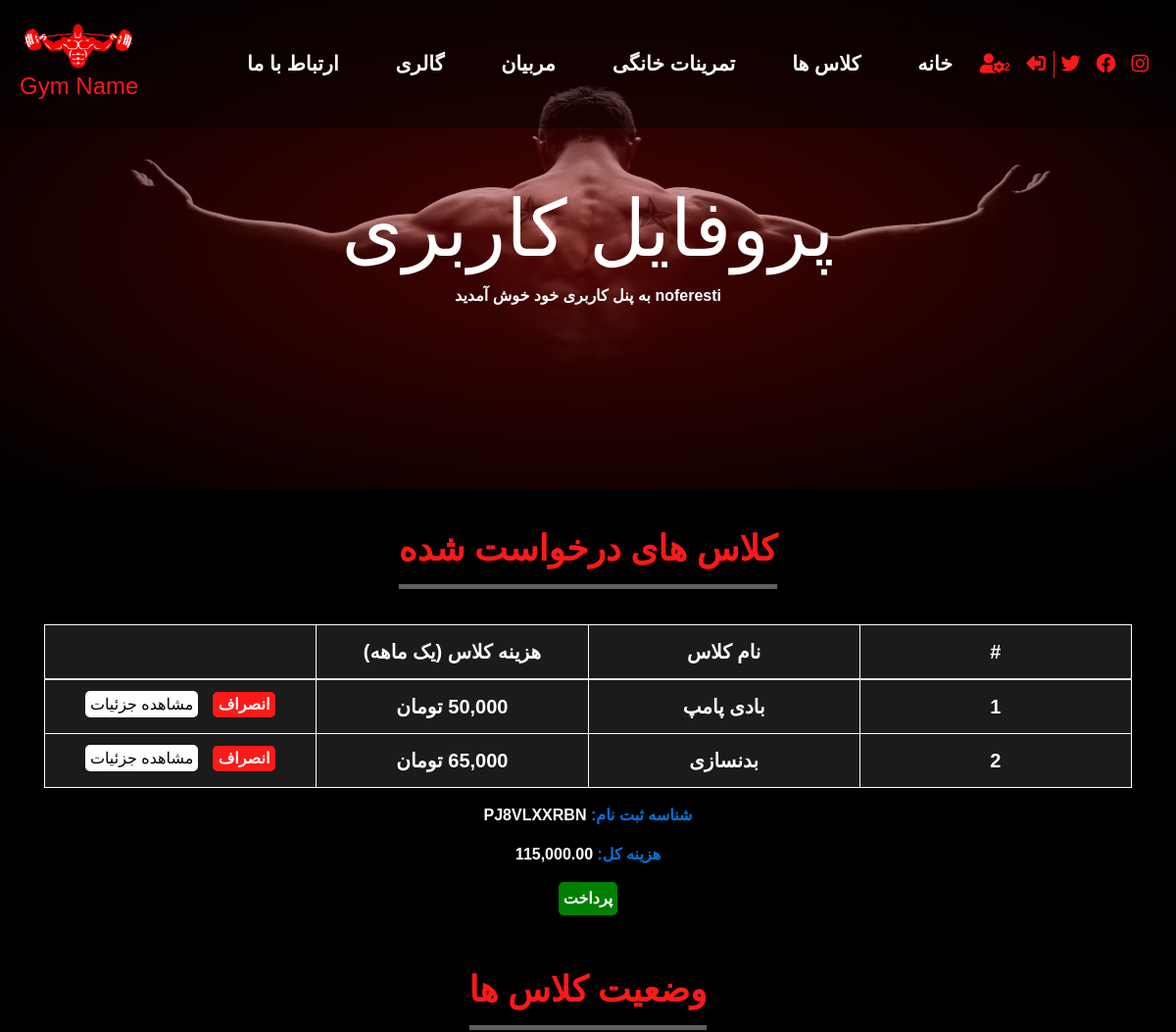
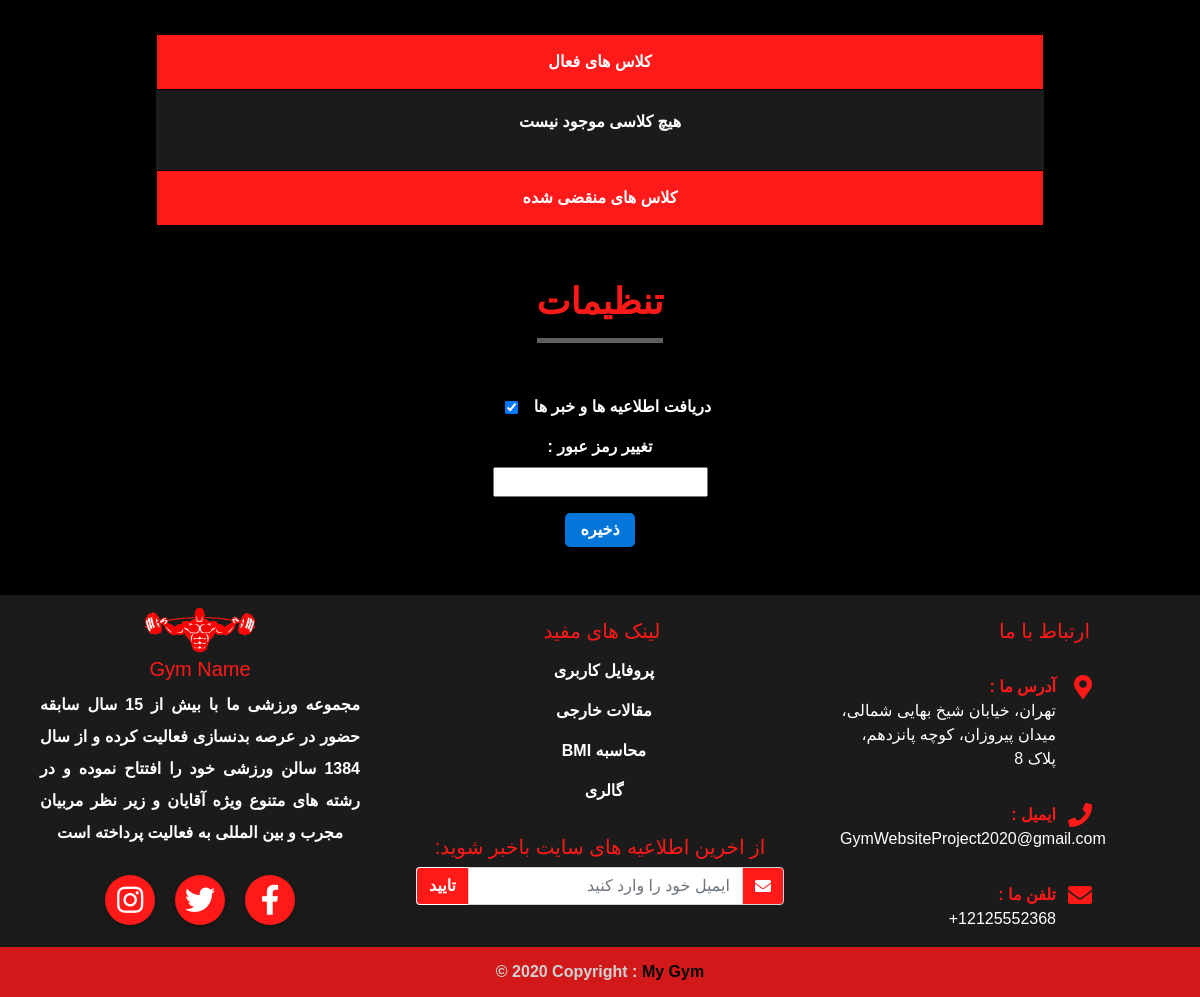
The app's page /accounts/profile (signed in) with its own data (2 pictures, top to bottom).
### pages/models.py (models this page shows, shortened)
class Banner(models.Model):
    class Pages(models.TextChoices):
            page_1 = 'presence_class', "کلاس های حضوری"
            page_2 = 'online_private_class', "کلاس های انلاین خصوصی"
            page_3 = 'online_public_class', "کلاس های انلاین عمومی"
            page_4  = 'beginner_workouts', "تمرینات سطح مبتدی"
            page_5 = 'intermediate_workouts', "تمرینات سطح متوسط"
            page_6 = 'advanced_workouts', "تمرینات سطح پیشرفته"
            page_7 = 'our_team', "تیم ما"
            page_8 = 'gallery', "گالری"
            page_9 = 'contact_us', "ارتباط با ما"
            page_10 = 'profile', "پروفایل کاربری"
            page_11 = 'online_private_class_details', "جزئیات کلاس انلاین خصوصی"
            page_12 = 'online_public_class_details',"جزئیات کلاس انلاین عمومی"
            page_13 = 'presence_class_details',"جزئیات کلاس حضوری"
    image = models.ImageField(upload_to='banners/pages_banners/%Y/%m/%d')
    title = models.CharField(max_length=100)
    page = models.CharField(max_length=100,choices=Pages.choices,unique=True)
    class Meta:
        verbose_name_plural = "بنر ها"

### classes/models.py (models this page shows, shortened)
class Class(models.Model):
    class Time(models.TextChoices):
            time_1 = '10:00-14:00', "10:00-14:00"
            time_2 = '14:00-16:00', "14:00-16:00"
            time_3 = '16:00-18:00', "16:00-18:00"
            time_4  = '18:00-20:00', "18:00-20:00"
            time_5 = '20:00-22:00', "20:00-22:00"
            closed = 'تعطیل', "تعطیل"
    coach = models.ForeignKey(Coach, on_delete=models.DO_NOTHING)
    title = models.CharField(max_length=200)
    workout_type = models.CharField(max_length=200,blank=True)
    image = models.ImageField(upload_to='classes/presence_classes/%Y/%m/%d')
    description = models.TextField(blank=True)
    price = models.DecimalField(max_digits=10, decimal_places=0)
    is_published = models.BooleanField(default=True)
    sunday = models.CharField(max_length=100,choices=Time.choices, default=Time.closed,verbose_name="یکشنبه")
    monday = models.CharField(max_length=100,choices=Time.choices, default=Time.closed,verbose_name="دوشنبه")
    tuesday = models.CharField(max_length=100,choices=Time.choices, default=Time.closed,verbose_name="سه شنبه")
    wednesday = models.CharField(max_length=100,choices=Time.choices, default=Time.closed,verbose_name="چهارشنبه")
    thursday = models.CharField(max_length=100,choices=Time.choices, default=Time.closed,verbose_name="پنجشنبه")
    friday = models.CharField(max_length=100,choices=Time.choices, default=Time.closed,verbose_name="جمعه")
    saturday = models.CharField(max_length=100,choices=Time.choices, default=Time.closed,verbose_name="شنبه")
    class Meta:
        verbose_name_plural = "کلاس های حضوری"

### registers/models.py (models this page shows, shortened)
class Register(models.Model):
        class Status(models.TextChoices):
            created = 'ایجاد شده', "ایجاد شده"
            paid = 'پرداخت شده', "پرداخت شده"
        user = models.ForeignKey(User, null= True,blank=True, on_delete=models.SET_NULL)
        register_id = models.CharField(max_length=120, blank=True)
        cart = models.ForeignKey(Cart, on_delete=models.SET_NULL,null =True)
        status = models.CharField(max_length=120, default='ایجاد شده', choices=Status.choices)
        total = models.DecimalField(default=0.00, max_digits=100, decimal_places=2)
        register_date = models.DateField(blank=True, null=True)
        expiration_date = models.DateField(blank=True, null=True)
        is_expired = models.BooleanField(default=False)
        objects = RegisterManger()
        class Meta:
            verbose_name_plural = "ثبت نام ها"

### cart/models.py (models this page shows, shortened)
class Cart(models.Model):
    user = models.ForeignKey(User, null=True, blank=True, on_delete=models.SET_NULL)
    selected_class = models.ManyToManyField(Class, blank=True)
    online_selected_class = models.ManyToManyField(PrivateOnlineClass, blank=True)
    total = models.DecimalField(default=0.00, max_digits=100, decimal_places=2)
    timestamp = models.DateTimeField(auto_now_add=True)
    updated = models.DateTimeField(auto_now=True)
    terminated = models.BooleanField(default=False)
    objects = CartManager()
    class Meta:
        verbose_name_plural = "کلاس های درخواست شده برای ثبت نام"

### contact_us/models.py (models this page shows, shortened)
class Contact_Info(models.Model):
    address = models.TextField()
    phone = PhoneNumberField(null=False, blank=False)
    email = models.EmailField()
    instagram_link = models.URLField(blank=True)
    facebook_link = models.URLField(blank=True)
    twitter_link = models.URLField(blank=True)
    bio = models.TextField()
    class Meta:
        verbose_name_plural = "اطلاعات سایت"

### accounts/views.py (the view, shortened to what this page needs)
# urls.py: path('profile', views.profile, name='profile'),
@login_required
def profile(request):
    banner = Banner.objects.filter(page="profile").first()
    user = request.user
    cart_obj, cart_created = Cart.objects.new_or_get(user)
    register_obj, register_obj_created = Register.objects.new_or_get(user,cart_obj)
    subscribe_obj , created = Marketing.objects.get_or_create(user=user)
    active_registers , expired_registers = Register.objects.get_user_registers(user)
    active_cart_registered=[]
    active_cart_info = []
    active_cart_show = []
    register_id_show = []
    for i in range(len(active_registers)):
        reg_user = active_registers[i]
        active_cart_registered.extend(Cart.objects.registered_carts(reg_user.cart))
    final_active_list = zip(register_id_show, active_cart_show)
    """=========================================================================="""
    expired_cart_registered=[]
    expired_cart_info = []
    expired_cart_show = []
    register_id_show = []
    for i in range(len(expired_registers)):
        reg_user = expired_registers[i]
        expired_cart_registered.extend(Cart.objects.registered_carts(reg_user.cart))
    for user,reg_class in zip(expired_registers,expired_cart_registered):
        register_id_show.append(user.register_id)
        if user.cart == reg_class:
            expired_cart_info = []
            string_expired_cart_info = ""
            for i in reg_class.selected_class.all():
                expired_cart_info.append(i.title)
                string_expired_cart_info = str(expired_cart_info)
                translation_table = dict.fromkeys(map(ord, '][\''), None)
                string_expired_cart_info = string_expired_cart_info.translate(translation_table)
            online_expired_cart_info = []
            online_string_expired_cart_info = ""
            for i in reg_class.online_selected_class.all():
                online_expired_cart_info.append(i.title)
                online_string_expired_cart_info = str(online_expired_cart_info)
                translation_table = dict.fromkeys(map(ord, '][\''), None)
                online_string_expired_cart_info = online_string_expired_cart_info.translate(translation_table)
            final_items = online_string_expired_cart_info + " ، " + string_expired_cart_info
            expired_cart_show.append(final_items)
    final_expired_list = zip(register_id_show, expired_cart_show)
    if 'checkout' in request.POST:
        is_done = register_obj.check_done()
        if is_done:
            register_obj.mark_paid()
            return redirect("success")
    msg_obj = Message.objects.filter(user=request.user)
    index = len(cart_obj.selected_class.all())
    context = {
        'banner' : banner,
        'index' : index,
        'cart': cart_obj,
        'object':register_obj,
        'active_cart_show' : active_cart_show,
        'expired_cart_show' : expired_cart_show,
        'checked' : subscribe_obj.subscribed,
        'email_messages' : msg_obj,
        'final_expired_list' : final_expired_list,
        'final_active_list' : final_active_list,
    }
    return render(request, 'accounts/profile.html',context)

### cart/models.py (called while the page is built)
    def registered_carts(self,cart):
        qs = self.get_queryset().filter(id=cart.id)
        if qs.exists():
          cart_obj = qs.all()
          return cart_obj

    def new_or_get(self, user):
        qs = self.get_queryset().filter(user=user, terminated=False)
        if qs.exists():
            new_obj = False
            cart_obj = qs.first()
        else:
            cart_obj = self.model.objects.create(user=user)
            new_obj = True
        return cart_obj, new_obj

### pages/context_processors.py (called while the page is built, shortened)
def info(request):
    info = Contact_Info.objects.all()
    context = {
        'info' : info.first(),
    }
    all_users = User.objects.all()
    for user in all_users:
        active_registers , expired_registers = Register.objects.get_user_registers(user)
        for i in expired_registers:
            i.is_expired=True
            i.save()
    if request.user.is_authenticated:
        cart_obj, new_obj = Cart.objects.new_or_get(request.user)
        cart_count = cart_obj.selected_class.count() + cart_obj.online_selected_class.count()
        context.update({'cart_count' : cart_count})
    return(context)

### registers/models.py (called while the page is built)
def add_dates(sender, instance, *args, **kwrags):
    if instance.status == 'پرداخت شده':
        if instance.register_date is None and instance.expiration_date is None:
            instance.register_date = date.today()
            instance.expiration_date = date.today() + timedelta(days=1)

def pre_save_create_register_id(sender, instance, *args, **kwrags):
    if not instance.register_id:
        instance.register_id = unique_register_id_generator(instance)

def post_save_register(sender, instance, created, *args, **kwrags):
    if created:
        instance.update_total()

def change_cart_status(sender, instance, *args, **kwargs):
    if instance.status == "پرداخت شده":
        qs = Cart.objects.filter(id=instance.cart.id)
        qs.update(terminated=True)

    def new_or_get(self, user, cart_obj):
        created =False
        qs = self.get_queryset().filter(user=user, cart=cart_obj, status="ایجاد شده")
        if qs.count() == 1:
            obj = qs.first()
        else:
            obj = self.model.objects.create(user=user,cart=cart_obj)
            created = True
        return obj, created

### templates/accounts/profile.html (shortened to what this page needs)
{% extends 'base.html' %}
{% block content %}
{% load humanize %}
<section>
  <div class="banner" style="background-image: url('{{ banner.image.url }}');">
    <h1 data-aos="fade-up" data-aos-duration="800">{{banner.title}} </h1>
    <span style="z-index: 2;"  data-aos="zoom-in" data-aos-duration="800" data-aos-delay="300">به پنل کاربری خود خوش آمدید {{user.username}}</span>
  </div>
</section>
<section class="container">
  {% if not cart.selected_class.all and not cart.online_selected_class.all %}
  {% else %}
  <span class="simple-title">کلاس های درخواست شده</span>
  <table class="table registers-table">
    <thead>
      <tr>
        <th>#</th>
        <th>نام کلاس</th>
        <th>هزینه کلاس (یک ماهه)</th>
        <th></th>
      </tr>
    </thead>
    <tbody class="registers-body">
      {% for class in cart.selected_class.all %}
      <tr class="registered-class">
        <td>{{ forloop.counter }}</td>
        <td>{{ class.title }}</td>
        <td>{{ class.price | intcomma:False }} تومان</td>
        <td>
          <div class="buttons">
            {% include 'cart-remove-profile.html' with class_id=class.id id="class_id" %}
            <a class="detail" href="{% url 'class_details' class.id %}">مشاهده جزئیات</a>
          </div>
        </td>
      </tr>
      {% endfor %}
    </tbody>
  </table>
  <form action="" method="POST">
    <p>{{ object.register_id }}<span class="payment-info"> :شناسه ثبت نام</span></p>
    <p class="total"><span class="payment-info"> هزینه کل: </span>{{ cart.total| intcomma:False }} </p>
    <input class="payment" type="submit" name="checkout" value="پرداخت">
  </form>
  {% endif %}
</section>
<section class="container my-5">
  <span class="simple-title">وضعیت کلاس ها</span>
  <div id="accordion">
    <div class="card">
      <button class="collapse-button class-info" data-toggle="collapse" data-target="#collapseOne" aria-expanded="true"
        aria-controls="collapseOne" id="headingOne">
        کلاس های فعال
      </button>
      <div id="collapseOne" class="collapse show" aria-labelledby="headingOne" data-parent="#accordion">
        <div class="card-body">
          {% if not active_cart_show %}
          <p> هیچ کلاسی موجود نیست </p>
          {% endif %}
        </div>
      </div>
    </div>
    <div class="card">
      <button class="collapse-button  collapsed class-info" data-toggle="collapse" data-target="#collapseTwo"
        aria-expanded="false" aria-controls="collapseTwo" id="headingTwo">
        کلاس های منقضی شده
      </button>
    </div>
  </div>
</section>
<section class="container">
  <span class="simple-title">تنظیمات</span>
  <form action="{% url 'profile' %}" method="POST" class="settings">
    <div class="subscribe">
      <p class="ml-3 pt-3">دریافت اطلاعیه ها و خبر ها</p>
      {% if checked %}
      <input type="checkbox" name="subscribe_checkbox" class="ml-3" checked>
      {% else %}
      <input type="checkbox" name="subscribe_checkbox" class="ml-3">
      {% endif %}
    </div>
    <label for="password">: تغییر رمز عبور</label>
    <input type="password" name="change_password" id="password">
    <input type="submit" name="submit_changes" value="ذخیره" class="save my-3">
  </form>
</section>
{% endblock %}

### templates/cart-remove-profile.html (shortened to what this page needs)
<form method="POST" action={% url 'update' %} data-endpoint="{% url 'update' %}" class="class_form">
        <input class="cancel" type="submit" value="انصراف"/>
</form>

### templates/partials/footer.html (shortened to what this page needs)
{% load static %}
<footer>
  <div class="row no-gutters">
    <div class="col-lg-4">
      <div>
        <img src="{% static 'images/logo.png' %}" alt="" style="width: 30%;" />
        <h5>Gym Name</h5>
        <div class="mx-auto about-us">
          <p>{{ info.bio }}</p>
        </div>
      </div>
      <div class="footer-icon">
        <a href="{{ info.instagram_link }}" class="instagram"><i class="fab fa-instagram"></i></a>
        <a href="{{ info.twitter_link }}" class="twitter"><i class="fab fa-twitter"></i></a>
        <a href="{{ info.facebook_link }}" class="facebook"><i class="fab fa-facebook-f"></i></a>
      </div>
    </div>
    <div class="col-lg-4 mt-4">
      <div class="useful-links">
        <h5>لینک های مفید</h5>
        <ul>
          {% if user.is_authenticated %}
          <li><a href="{% url 'profile' %}">پروفایل کاربری</a></li>
          {% else %}
          <li><a href="{% url 'login' %}">ورود به سایت</a></li>
          {% endif %}
          <li><a href="https://www.menshealth.com/">مقالات خارجی</a></li>
          <li><a href="https://www.calculator.net/bmi-calculator.html">BMI محاسبه </a></li>
          <li><a href="{% url 'gallery' %}">گالری</a></li>
        </ul>
      </div>
      <div class="newsletters p-3">
        <div class="mb-2 text-white">
          <h5>:از اخرین اطلاعیه های سایت باخبر شوید</h5>
        </div>
        <form method="POST">
          <div class="input-group">
            <button type="submit" class="btn shadow-none" name="submit_footer_subscribe">تایید</button>
            <input type="email" class="form-control text-right shadow-none" name="eamil_subscribe"
              placeholder="ایمیل خود را وارد کنید" />
            <div class="input-group-append">
              <span class="input-group-text"><i class="fa fa-envelope"></i></span>
            </div>
          </div>
        </form>
      </div>
    </div>
    <div class="col-lg-4 contact-us mt-4">
      <h5>ارتباط با ما</h5>
      <ul class="footer-info">
        <li>
          <i class="fas fa-map-marker-alt"></i>
          <span>: آدرس ما</span>
          {{ info.address }}
        </li>
        <li>
          <i class="fa fa-phone"></i>
          <span>: ایمیل</span>
          {{ info.email }}
        </li>
        <li>
          <i class="fa fa-envelope"></i>
          <span>: تلفن ما</span>
          {{ info.phone }}
        </li>
      </ul>
    </div>
  </div>
  <div class="lower-footer">
    © 2020 Copyright :
    <a href="{% url 'index' %}"> My Gym</a>
  </div>
</footer>

### records on screen
Banner: image (picture), title "پروفایل کاربری"
Class: title "بادی پامپ", price "50,000"
Class: title "بدنسازی", price "65,000"
Register: register_id "PJ8VLXXRBN"
Cart: total "115,000.00"
Contact_Info: bio "مجموعه ورزشی ما با بيش از 15 سال سابقه حضور در عرصه بدنسازی فعالیت کرده و از سال 1384 سالن ورزشی خود را افتتاح نموده و در رشته های متنوع ویژه آقايان و زیر نظر مربیان مجرب و بین المللی به فعالیت پرداخته است", address "تهران، خیابان شیخ بهایی شمالی، میدان پیروزان، کوچه پانزدهم، پلاک 8", email "GymWebsiteProject2020@gmail.com", phone "+12125552368"

### other values on screen
{{ cart_count }} "2"
{{ user.username }} "noferesti"
